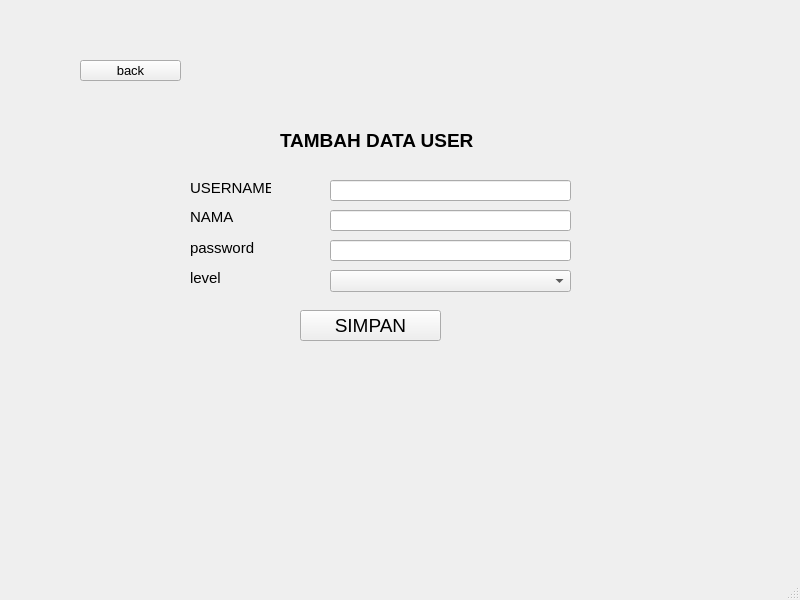
<?xml version="1.0" encoding="UTF-8"?>
<ui version="4.0">
 <class>MainWindow</class>
 <widget class="QMainWindow" name="MainWindow">
  <property name="geometry">
   <rect>
    <x>0</x>
    <y>0</y>
    <width>800</width>
    <height>600</height>
   </rect>
  </property>
  <property name="windowTitle">
   <string>MainWindow</string>
  </property>
  <widget class="QWidget" name="centralwidget">
   <widget class="QLineEdit" name="lineEdit_2">
    <property name="geometry">
     <rect>
      <x>330</x>
      <y>210</y>
      <width>241</width>
      <height>21</height>
     </rect>
    </property>
   </widget>
   <widget class="QLineEdit" name="lineEdit_3">
    <property name="geometry">
     <rect>
      <x>330</x>
      <y>240</y>
      <width>241</width>
      <height>21</height>
     </rect>
    </property>
   </widget>
   <widget class="QLabel" name="label_3">
    <property name="geometry">
     <rect>
      <x>190</x>
      <y>210</y>
      <width>47</width>
      <height>13</height>
     </rect>
    </property>
    <property name="font">
     <font>
      <pointsize>11</pointsize>
     </font>
    </property>
    <property name="text">
     <string>NAMA</string>
    </property>
   </widget>
   <widget class="QLabel" name="label">
    <property name="geometry">
     <rect>
      <x>280</x>
      <y>120</y>
      <width>231</width>
      <height>41</height>
     </rect>
    </property>
    <property name="font">
     <font>
      <pointsize>14</pointsize>
      <weight>75</weight>
      <bold>true</bold>
     </font>
    </property>
    <property name="text">
     <string>TAMBAH DATA USER</string>
    </property>
   </widget>
   <widget class="QLabel" name="label_2">
    <property name="geometry">
     <rect>
      <x>190</x>
      <y>180</y>
      <width>81</width>
      <height>16</height>
     </rect>
    </property>
    <property name="font">
     <font>
      <pointsize>11</pointsize>
     </font>
    </property>
    <property name="text">
     <string>USERNAME</string>
    </property>
   </widget>
   <widget class="QLineEdit" name="lineEdit">
    <property name="geometry">
     <rect>
      <x>330</x>
      <y>180</y>
      <width>241</width>
      <height>21</height>
     </rect>
    </property>
   </widget>
   <widget class="QPushButton" name="pushButton">
    <property name="geometry">
     <rect>
      <x>300</x>
      <y>310</y>
      <width>141</width>
      <height>31</height>
     </rect>
    </property>
    <property name="font">
     <font>
      <pointsize>14</pointsize>
     </font>
    </property>
    <property name="text">
     <string>SIMPAN</string>
    </property>
   </widget>
   <widget class="QComboBox" name="comboBox">
    <property name="geometry">
     <rect>
      <x>330</x>
      <y>270</y>
      <width>241</width>
      <height>22</height>
     </rect>
    </property>
   </widget>
   <widget class="QLabel" name="label_4">
    <property name="geometry">
     <rect>
      <x>190</x>
      <y>240</y>
      <width>71</width>
      <height>16</height>
     </rect>
    </property>
    <property name="font">
     <font>
      <pointsize>11</pointsize>
     </font>
    </property>
    <property name="text">
     <string>password</string>
    </property>
   </widget>
   <widget class="QLabel" name="label_6">
    <property name="geometry">
     <rect>
      <x>190</x>
      <y>270</y>
      <width>81</width>
      <height>16</height>
     </rect>
    </property>
    <property name="font">
     <font>
      <pointsize>11</pointsize>
     </font>
    </property>
    <property name="text">
     <string>level</string>
    </property>
   </widget>
   <widget class="QPushButton" name="pushButton_3">
    <property name="geometry">
     <rect>
      <x>80</x>
      <y>60</y>
      <width>101</width>
      <height>21</height>
     </rect>
    </property>
    <property name="font">
     <font>
      <pointsize>10</pointsize>
     </font>
    </property>
    <property name="text">
     <string>back</string>
    </property>
   </widget>
  </widget>
  <widget class="QMenuBar" name="menubar">
   <property name="geometry">
    <rect>
     <x>0</x>
     <y>0</y>
     <width>800</width>
     <height>21</height>
    </rect>
   </property>
  </widget>
  <widget class="QStatusBar" name="statusbar"/>
 </widget>
 <resources/>
 <connections/>
</ui>
